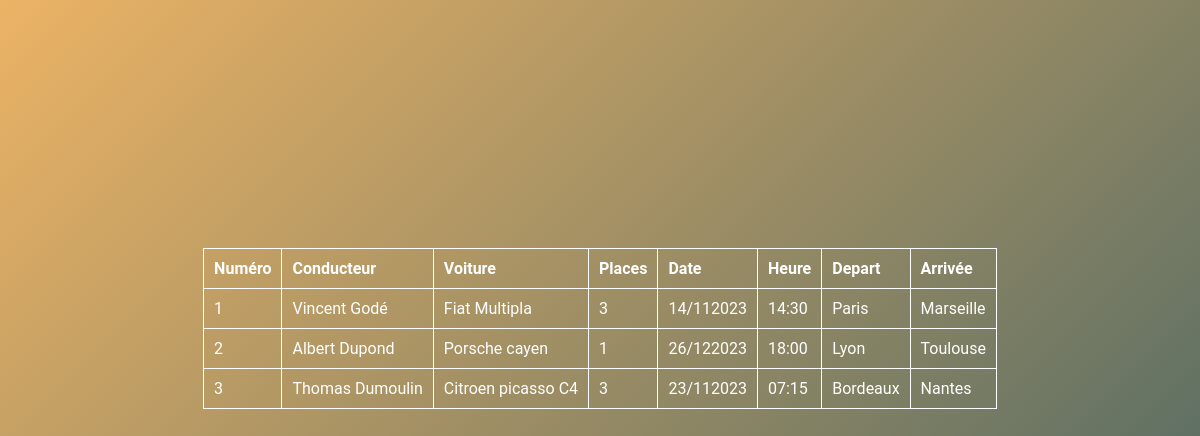
The app's page /adds_read.php, older data.
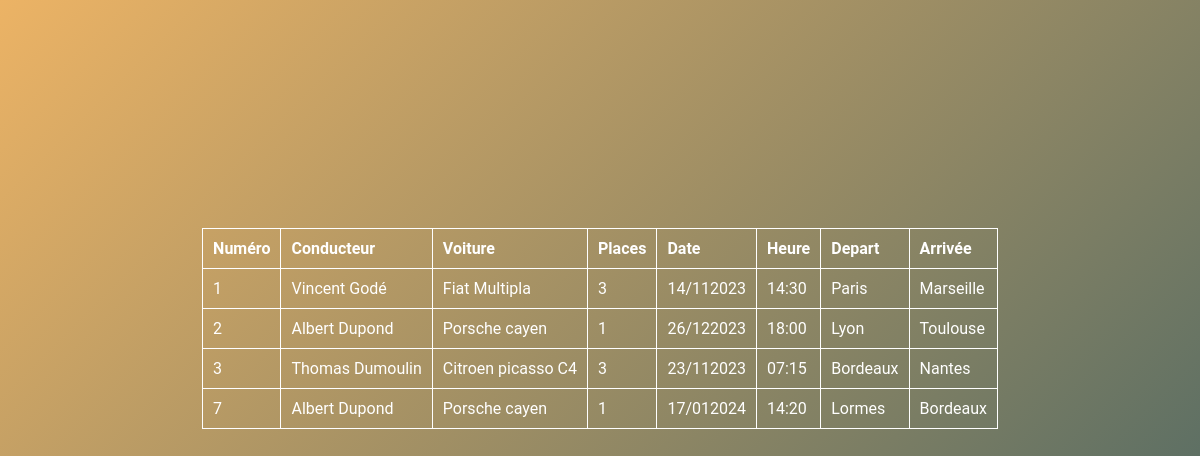
The same page, newer data.
### tables this page shows
CREATE TABLE `adds` (
  `id` int NOT NULL,
  `driverId` int NOT NULL,
  `carId` int NOT NULL,
  `tripDateAndTime` datetime NOT NULL,
  `tripDepartureCity` varchar(255) NOT NULL,
  `tripArrivalCity` varchar(255) NOT NULL
);

CREATE TABLE `users` (
  `id` int NOT NULL,
  `firstname` varchar(255) NOT NULL,
  `lastname` varchar(255) NOT NULL,
  `email` varchar(255) NOT NULL,
  `birthday` datetime NOT NULL
);

CREATE TABLE `cars` (
  `id` int NOT NULL,
  `carmodel` varchar(255) NOT NULL,
  `color` varchar(255) NOT NULL,
  `capacity` varchar(255) NOT NULL
);

### class/Entities/Add.php (called while the page is built, shortened)
<?php
class Add
{
    private $id;
    private $tripDateAndTime;
    private $tripDepartureCity;
    private $tripArrivalCity;
    public function getId(): string
    {
        return $this->id;
    }
    public function setId(string $id): void
    {
        $this->id = $id;
    }
    public function getTripDateAndTime(): DateTime
    {
        return $this->tripDateAndTime;
    }
    public function setTripDateAndTime(DateTime $tripDateAndTime): void
    {
        $this->tripDateAndTime = $tripDateAndTime;
    }
    public function getTripDepartureCity(): string
    {
        return $this->tripDepartureCity;
    }
    public function setTripDepartureCity(string $tripDepartureCity): void
    {
        $this->tripDepartureCity = $tripDepartureCity;
    }
    public function getTripArrivalCity(): string
    {
        return $this->tripArrivalCity;
    }
    public function setTripArrivalCity(string $tripArrivalCity): void
    {
        $this->tripArrivalCity = $tripArrivalCity;
    }
}

### class/Services/DataBaseService.php (called while the page is built, shortened)
<?php
class DataBaseService
{
    private $connection;
    public function __construct()
    {
        try {
            $this->connection = new PDO(
                'mysql:host=' . self::HOST . ';port=' . self::PORT . ';dbname=' . self::DATABASE_NAME,
                self::MYSQL_USER,
                self::MYSQL_PASSWORD
            );
            $this->connection->exec("SET CHARACTER SET utf8");
        } catch (Exception $e) {
            echo 'Erreur : ' . $e->getMessage();
        }
    }
    public function getUsers(): array
    {
        $users = [];
        $sql = 'SELECT * FROM users';
        $query = $this->connection->query($sql);
        $results = $query->fetchAll(PDO::FETCH_ASSOC);
        if (!empty($results)) {
            $users = $results;
        }
        return $users;
    }
    public function getCars(): array
    {
        $cars = [];
        $sql = 'SELECT * FROM cars';
        $query = $this->connection->query($sql);
        $results = $query->fetchAll(PDO::FETCH_ASSOC);
        if (!empty($results)) {
            $cars = $results;
        }
        return $cars;
    }
    public function getAdds(): array
    {
        $adds = [];
        $sql = 'SELECT * FROM adds';
        $query = $this->connection->query($sql);
        $results = $query->fetchAll(PDO::FETCH_ASSOC);
        if (!empty($results)) {
            $adds = $results;
        }
        return $adds;
    }
    public function getUserCars(string $userId): array
    {
        $userCars = [];
        $data = [
            'userId' => $userId,
        ];
        $sql = '
            SELECT c.*
            FROM cars as c
            LEFT JOIN users_cars as uc ON uc.car_id = c.id
            WHERE uc.user_id = :userId';
        $query = $this->connection->prepare($sql);
        $query->execute($data);
        $results = $query->fetchAll(PDO::FETCH_ASSOC);
        if (!empty($results)) {
            $userCars = $results;
        }
        return $userCars;
    }
    public function getUserAdds(string $userId): array
    {
        $userAdds = [];
        $data = [
            'userId' => $userId,
        ];
        $sql = '
            SELECT a.*
            FROM adds as a
            LEFT JOIN users_adds as ua ON ua.add_id = a.id
            WHERE ua.user_id = :userId';
        $query = $this->connection->prepare($sql);
        $query->execute($data);
        $results = $query->fetchAll(PDO::FETCH_ASSOC);
        if (!empty($results)) {
            $userAdds = $results;
        }
        return $userAdds;
    }
}

### class/Services/AddsService.php (called while the page is built, shortened)
<?php
class AddsService
{
    public function getAdds(): array
    {
        $adds = [];
        $dataBaseService = new DataBaseService();
        $addsDTO = $dataBaseService->getAdds();
        if (!empty($addsDTO)) {
            foreach ($addsDTO as $addDTO) {
                $add = new Add();
                $add->setId($addDTO['id']);
                $add->setDriverId($addDTO['driverId']);
                $add->setCarId($addDTO['carId']);
                $add->setTripDepartureCity($addDTO['tripDepartureCity']);
                $add->setTripArrivalCity($addDTO['tripArrivalCity']);
                $tripDateAndTime = new DateTime($addDTO['tripDateAndTime']);
                if ($tripDate !== false) {
                    $add->setTripDateAndTime($tripDateAndTime);
                }
                $adds[] = $add;
            }
        }
        return $adds;
    }
}

### class/Services/UsersService.php (called while the page is built, shortened)
<?php
class UsersService
{
    public function getUsers(): array
    {
        $users = [];
        $dataBaseService = new DataBaseService();
        $usersDTO = $dataBaseService->getUsers();
        if (!empty($usersDTO)) {
            foreach ($usersDTO as $userDTO) {
                $user = new User();
                $user->setId($userDTO['id']);
                $user->setFirstname($userDTO['firstname']);
                $user->setLastname($userDTO['lastname']);
                $user->setEmail($userDTO['email']);
                $date = new DateTime($userDTO['birthday']);
                if ($date !== false) {
                    $user->setBirthday($date);
                }
                $cars = $this->getUserCars($userDTO['id']);
                $user->setCars($cars);
                $adds = $this->getUserAdds($userDTO['id']);
                $user->setAdds($adds);
                $users[] = $user;
            }
        }
        return $users;
    }
    public function getUserCars(string $userId): array
    {
        $userCars = [];
        $dataBaseService = new DataBaseService();
        $usersCarsDTO = $dataBaseService->getUserCars($userId);
        if (!empty($usersCarsDTO)) {
            foreach ($usersCarsDTO as $userCarDTO) {
                $car = new Car();
                $car->setId($userCarDTO['id']);
                $car->setCarModel($userCarDTO['carmodel']);
                $car->setColor($userCarDTO['color']);
                $car->setCapacity($userCarDTO['capacity']);
                $userCars[] = $car;
            }
        }
        return $userCars;
    }
    public function getUserAdds(string $userId): array
    {
        $userAdds = [];
        $dataBaseService = new DataBaseService();
        $usersAddsDTO = $dataBaseService->getUserAdds($userId);
        if (!empty($usersAddsDTO)) {
            foreach ($usersAddsDTO as $userAddDTO) {
                $date = new DateTime($userAddDTO['tripDateAndTime']);
                $add = new Add();
                $add->setId($userAddDTO['id']);
                $add->setDriverId($userAddDTO['driverId']);
                $add->setCarId($userAddDTO['carId']);
                $add->setTripDateAndTime($date);
                $add->setTripDepartureCity($userAddDTO['tripDepartureCity']);
                $add->setTripArrivalCity($userAddDTO['tripArrivalCity']);
                $userAdds[] = $add;
            }
        }
        return $userAdds;
    }
}

### class/Entities/User.php (called while the page is built, shortened)
<?php
class User
{
    public function setCars(array $cars)
    {
        return $this;
    }
    public function setAdds(array $adds)
    {
        return $this;
    }
}

### class/Services/CarsService.php (called while the page is built, shortened)
<?php
class CarsService
{
    public function getCars(): array
    {
        $cars = [];
        $dataBaseService = new DataBaseService();
        $carsDTO = $dataBaseService->getCars();
        if (!empty($carsDTO)) {
            foreach ($carsDTO as $carDTO) {
                $car = new Car();
                $car->setId($carDTO['id']);
                $car->setCarModel($carDTO['carmodel']);
                $car->setColor($carDTO['color']);
                $car->setCapacity($carDTO['capacity']);
                $cars[] = $car;
            }
        }
        return $cars;
    }
}

### class/Entities/Car.php (called while the page is built, shortened)
<?php
class Car
{
    private $carModel;
    private $capacity;
    public function getCarModel(): string
    {
        return $this->carModel;
    }
    public function setCarModel(string $carModel): void
    {
        $this->carModel = $carModel;
    }
    public function getCapacity(): int
    {
        return $this->capacity;
    }
    public function setCapacity(int $capacity): void
    {
        $this->capacity = $capacity;
    }
}

### class/Controllers/AddsController.php (the view, shortened to what the changed rows need)
<?php
class AddsController
{
    public function getAdds(): string
    {
        $html = '';
        $addsService = new AddsService();
        $adds = $addsService->getAdds();
        $usersService = new UsersService();
        $users = $usersService->getUsers();
        $carsService = new CarsService();
        $cars = $carsService->getCars();
        foreach ($adds as $add) {
            $driverName ='';
            foreach($users as $user){
                if($user->getId() === $add->getDriverId()){
                    $driverName = $user->getFirstname().' '. $user->getLastname();
                }
            }
            $carModel ='';
            $carCapacity ='';
            foreach($cars as $car){
                if($car->getId() === $add->getDriverId()){
                    $carModel = $car->getCarModel();
                    $carCapacity = $car->getCapacity();
                }
            }
            $html .=
                '<tr>'.
                    '<td>' . $add->getId() . '</td>' .
                    '<td>' . $driverName . '</td>' .
                    '<td>' . $carModel . '</td>' .
                    '<td>' . $carCapacity . '</td>' .
                    '<td>' . $add->getTripDateAndTime()->format('d/mY') . '</td>' .
                    '<td>' . $add->getTripDateAndTime()->format('H:i') . '</td>' .
                    '<td>' . $add->getTripDepartureCity() . '</td>' .
                    '<td>' . $add->getTripArrivalCity()  . '</td>' .
                '</tr>';
        }
        return $html;
    }
}

Row changes from the older to the newer data that the page shows:
added adds: id "7", $driverName "Albert Dupond", format "17/012024", format "14:20", tripDepartureCity "Lormes", tripArrivalCity "Bordeaux"
now on this page (row unchanged): cars: carmodel "Porsche cayen", capacity "1"
